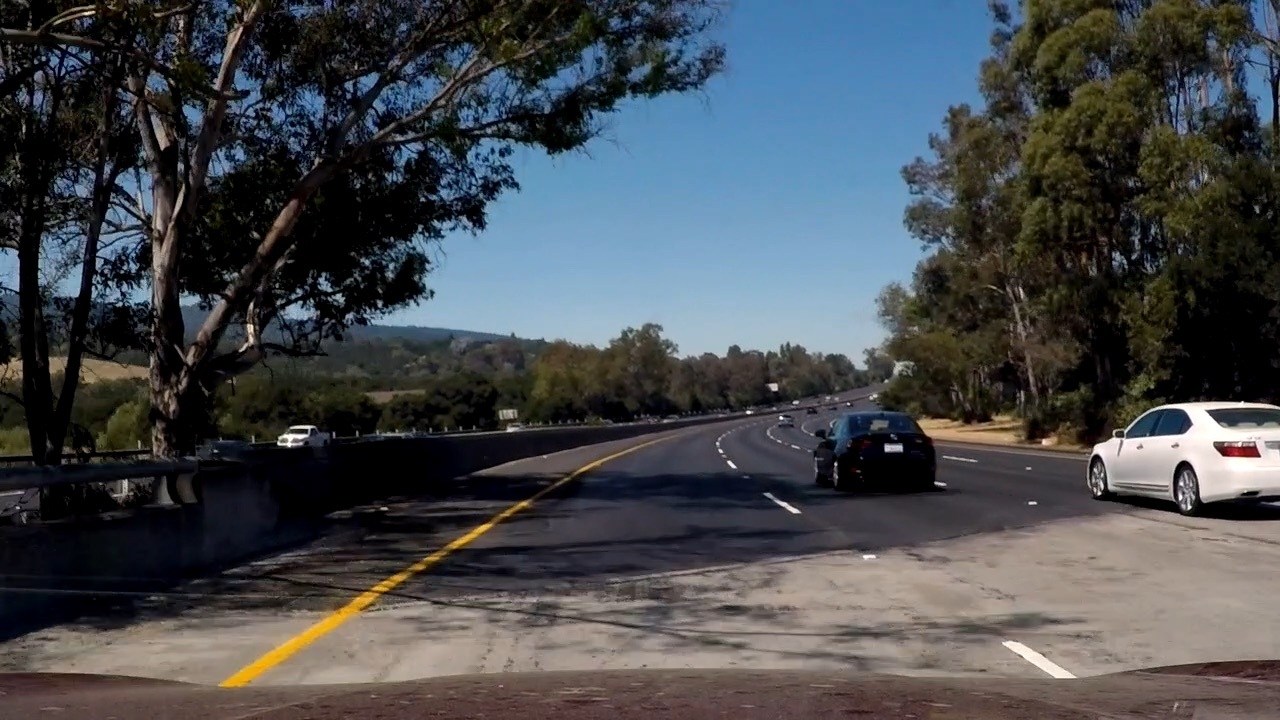
#> input picture test_images/YellowUnderShade.jpg, 1280 x 720 px; its folder holds only this picture in this run
$ python driver.py
#> lines starting #> are read from the running program, lines starting #| are printed output that depends on the picture; after the words box and inside, x2 and y2 are one past the last pixel; in counts of white or black regions, pixels touching at a corner belong together
### laneDetection.py
import matplotlib.pyplot as plt
import cv2
import numpy as np


def imageShow(images, cmap=None):
    """
    imageShow function will take the list of images and show them in three column
    using matplotlib, and we will use this function for all the test
    """
    column = 2
    row = (len(images) + 1) // column
    plt.figure(figsize=(6, 9))
    for num, image in enumerate(images):
        plt.subplot(row, column, num + 1)
        cmap = 'gray' if len(image.shape) == 2 else cmap
        plt.imshow(image, cmap)
        plt.xticks([])
        plt.yticks([])
    plt.show()


def grayscale(image):
    """
    This function is to convert the RGB image to grayscale image using OpenCV
    """
    return cv2.cvtColor(image, cv2.COLOR_RGB2GRAY)


def convertImageToHLS(image):
    """
    this function will convert the RGB Image to HLS image using OpenCV
    """
    return cv2.cvtColor(image, cv2.COLOR_RGB2HLS)


def selectWhiteAndYellow(image):
    """
    this function will select the white and yellow pixel value only, if the pixel value is
    not in the range of yellow and white threshold then it will make it 0, or black
    because usually the highway road lane color is either yellow or white and all other color are not useful
    """
    # lower and upper threshold for white pixel
    lowerWhite = np.uint8([0, 200, 0])
    upperWhite = np.uint8([255, 255, 255])
    # lower and upper threshold for yellow pixel
    lowerYellow = np.uint8([10, 0, 100])
    upperYellow = np.uint8([40, 255, 255])
    # extract the pixel which is in white threshold and all other make it black
    maskWhite = cv2.inRange(image, lowerWhite, upperWhite)
    # same here except it is yellow threshold, all other black
    maskYellow = cv2.inRange(image, lowerYellow, upperYellow)
    # here we will take both white and yellow threshold and if the pixel is either in
    # white and yellow threshold, then we choose it else make the pixel black or ignore
    orMask = cv2.bitwise_or(maskWhite, maskYellow)
    # then we apply this mask to the input image, so basically if the pixel in orMask image is white
    # then it will retain the pixel value, else make it 0 or black
    # or we can define as if both image and ormask has value,
    # then retain the pixel value else make 0 (and definition)
    final_mask = cv2.bitwise_and(image, image, mask=orMask)
    return final_mask


def gaussainBlur(image, kernelSize=15):
    """
    this function is normalizing the pixel value with surrounding pixel value,
    or in other terms, it is blurring ro smoothing the image by convolving the kernel size
    square matrix over the image and applying the Gaussian algorithm.
    """
    return cv2.GaussianBlur(image, (kernelSize, kernelSize), 0)


def cannyEdgeDetection(image, lowerThreshold=50, upperThreshold=150):
    """
    this function is using the Canny edge detection algorithm from OpenCV library to detect the edge,
    """
    return cv2.Canny(image, lowerThreshold, upperThreshold)


def ROI(image):
    """
    ROI is Region Of Interest, where we basically make unwanted information in image to 0 or black,
    for example, the upper half part of image is useless where most of them are sky
    so our region of interest is lower half part of image, so we make upper part black, and retain
    the lower part.
    """
    # first we will create a same size of image with all black pixel or black image
    mask = np.zeros_like(image)
    if len(image.shape) > 2:
        ROIMask = (255,) * image.shape[2]
    else:
        ROIMask = 255

    # here are the vertices for our ROI which will be white and it will be draw over black mask
    row, col = image.shape[:2]
    left_lower = [col * 0.1, row * 0.95]
    left_upper = [col * 0.4, row * 0.6]
    right_lower = [col * 0.9, row * 0.95]
    right_upper = [col * 0.6, row * 0.6]
    vertices = np.array([[left_lower, left_upper, right_upper, right_lower]], dtype=np.int32)

    # here it will draw the above given vertices shape on black mask that we create at beginning
    cv2.fillPoly(mask, vertices, ROIMask)

    ROI_image = cv2.bitwise_and(image, mask)
    return ROI_image


def houghLineTransformation(image):
    """
    this is opencv function which it use the polar coordinate and it is
    the Probabilistic Hough Line Transformation. it output the extremes of the detected lines (x1,y1,x2,y2)
    based on the parameter given below
    :param image:
    :return [(x1,y1,x2,y2)...]:
    """
    return cv2.HoughLinesP(image, rho=1, theta=np.pi / 180, threshold=20, minLineLength=20, maxLineGap=300)


def slope(x1, y1, x2, y2):
    """
    :param x1:
    :param y1:
    :param x2:
    :param y2:
    :return slope:
    """
    return (y2 - y1) / ((x2 - x1) * 1.0)


def yIntercept(x, y, slope):
    """
    for y-intercept, both y1 and y2 or x2 or x1 will have same y-intercept since it is same line
    so here we will take y1 and x1

    :param x coordinate:
    :param y coordinate:
    :param slope:
    :return y-intercept :
    """
    return y - (slope * x)


def bestLine(linesFromHoughLineP):
    """
    Here input is from the output of hough Line transformation

    The idea here is that hough line output many line that it think is line,
    so we need to pick the best two single line which will represent the left lane
    and right lane. Here we will use dictionary, where key is y-intercept and value is list
    of slope and y-intercept

    To do that we will loop though the output of hough line and separate them by slope value
    Slope = (y2 - y1) / (x2 - x1)
    since cordinate of the image is reverse as 0,0 is at the upper left side, so y coordinate
    is also reverse so left lane (in normal coordinate, it is slope up) but here left lane is
    negative slope and right lane is positive slope

    as we separate the slope, we will also calculate the y-intercept, and it will be stored in
    different array, later, y-intercept will decide which is the best line by taking the median.

    y = mx + c         m = slope,  x = input, c = y-intercept
    c = y - mx         y-intercept formula

    once we get the median of y-intercept for both lanes, then we find the slope and y-intercept for this line
    in dictionary using y-intercept

    :param linesFromHoughLineP:
    :return [[left Lane line slope and y-intercept], [right lane line slope and y-intercept]]:
    """
    left_lane = dict()
    right_lane = dict()
    left_intercept = []
    right_intercept = []

    for line in linesFromHoughLineP:
        x1, y1, x2, y2 = line[0][0], line[0][1], line[0][2], line[0][3]
        if x1 == x2:
            # EDGE CASE: if x1 and x2 are same, then it is point
            continue
        m = slope(x1, y1, x2, y2)
        c = yIntercept(x1, y1, m)
        if m > 0:
            # it is right lane as I have describe above
            right_lane[c] = [m, c]
            right_intercept.append(c)
        elif m < 0:
            left_lane[c] = [m, c]
            left_intercept.append(c)
        else:
            # if it 0, then ignore it because lane can't be straight line with no slope
            continue

    # now we have separated the both left lane and right lane
    medianYinterceptLeftLane = left_intercept[len(left_intercept) // 2]
    medianYinterceptRightLane = right_intercept[len(right_intercept) // 2]
    # we find the best lane coordinate in dictionary using median y-intercept as key
    bestLeftLaneLine = left_lane[medianYinterceptLeftLane]
    bestRightLaneLine = right_lane[medianYinterceptRightLane]
    bestLineForEachLane = [bestLeftLaneLine, bestRightLaneLine]
    return bestLineForEachLane


def extrapolateLine(image, lines):
    """
    Here we are extrapolating the line where hough line Transformation detect the line only
    the pixel detect by Canny edge detection, so it will be short line. In this function we are
    extending the line by using the slope and intercept we get from bestLine.

    We will calculate the x1,y1,x2,y2 from slope and intercept using y = mx + c (line equation)
    :param image:
    :param lines:
    :return [[leftLane line coordinate], [right lane line coordinate]]:
    """
    slope_left = lines[0][0]
    yIntercept_left = lines[0][1]
    slope_right = lines[1][0]
    yIntercept_right = lines[1][1]

    y1 = image.shape[0]
    y2 = int(image.shape[0] // 1.6)

    x1_left = int((y1 - yIntercept_left) / slope_left)
    x2_left = int((y2 - yIntercept_left) / slope_left)

    x1_right = int((y1 - yIntercept_right) / slope_right)
    x2_right = int((y2 - yIntercept_right) / slope_right)

    return [[x1_left, y1, x2_left, y2], [x1_right, y1, x2_right, y2]]


def pipeline(image):
    roiImages = ROI(image)
    hlsImage = convertImageToHLS(roiImages)
    whiteYellowLine = selectWhiteAndYellow(hlsImage)
    grayscaleImage = grayscale(whiteYellowLine)
    smoothImage = gaussainBlur(grayscaleImage)
    edgeDetect = cannyEdgeDetection(smoothImage)
    probabilisticLineDetect = houghLineTransformation(edgeDetect)
    bestLines = bestLine(probabilisticLineDetect)
    extrapolateLines = extrapolateLine(image, bestLines)
    # now lets draw the line from output extrapolateLines on image
    for line in extrapolateLines:
        x1, y1, x2, y2 = line[0], line[1], line[2], line[3]
        cv2.line(image, (x1, y1), (x2, y2), color=[0, 255, 0], thickness=15)
    return image

### driver.py
import laneDetection
import matplotlib.pyplot as plt
import glob
from moviepy.editor import VideoFileClip


# here we will get all the jpg image from the test image and store it in testImages array
def loadTestImage():
    testImage = [path for path in glob.glob("test_images/*.jpg")]
    testImages = [plt.imread(image_path) for image_path in testImage]
    return testImages


def showAllImage(listOfImage):
    """
    it will show all the images with two columns
    """
    laneDetection.imageShow(listOfImage)

def videoTestLaneDetection():
    counter = 0
    output = "CS156_finalProject.mp4"
    testVideo = VideoFileClip("test_videos/challenge.mp4")
    out_clip = testVideo.fl_image(laneDetection.pipeline)
    out_clip.write_videofile(output, audio=False)
    print(counter)


# here we will show the original list of test image, then lane detected image, then show the lane detection on video
def main():
    # load the test image
    testImages = loadTestImage()
#> in loadTestImage, `testImages = [plt.imread(image_path) for image_path in testImage]`: testImages = 1 item
#> testImages = 1 item
    showAllImage(testImages)
#> in imageShow, `row = (len(images) + 1) // column`: row = 1
#> the loop in imageShow, `for num, image in enumerate(images):` made 1 pass
    # now let detect the lane
    finalResultImage = [laneDetection.pipeline(image) for image in testImages]
#> in ROI, `cv2.fillPoly(mask, vertices, ROIMask)`:
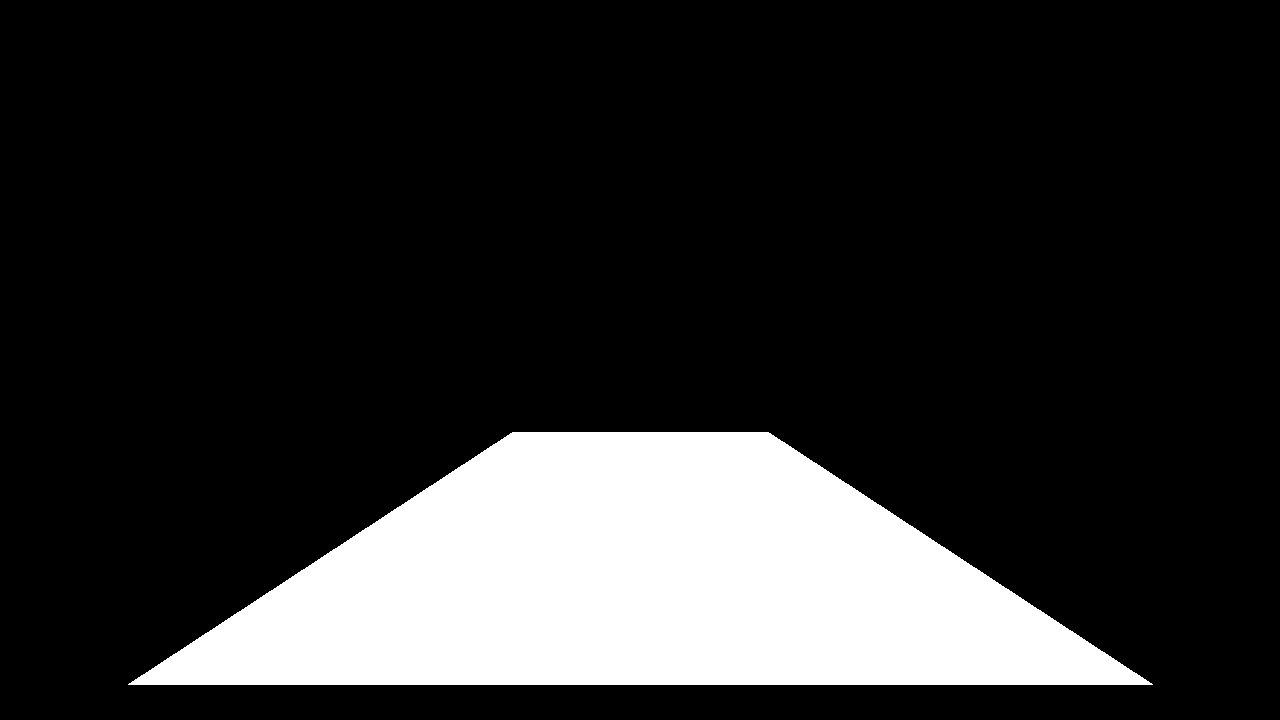
#> mask: shape (720, 1280, 3); 17.6% white; 1 white region, box (x1, y1, x2, y2) and area: (128, 432, 1153, 685) 162305
#> in ROI, `ROI_image = cv2.bitwise_and(image, mask)`:
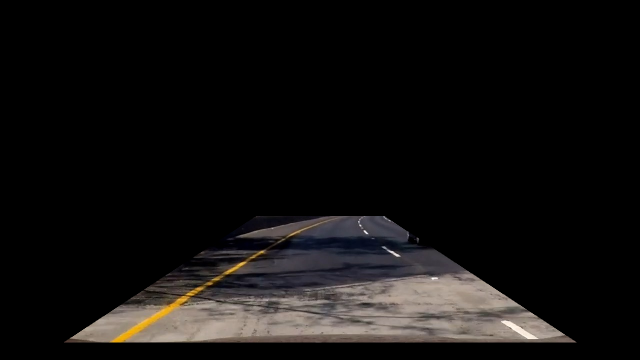
#> ROI_image: shape (720, 1280, 3) (shown at 1/2 size); mean R, G, B 18.1, 16.5, 15.7
#> in ROI, image is the input picture: shape (720, 1280, 3); mean R, G, B 70.4, 74.1, 77.8
#> in selectWhiteAndYellow, `maskYellow = cv2.inRange(image, lowerYellow, upperYellow)`:
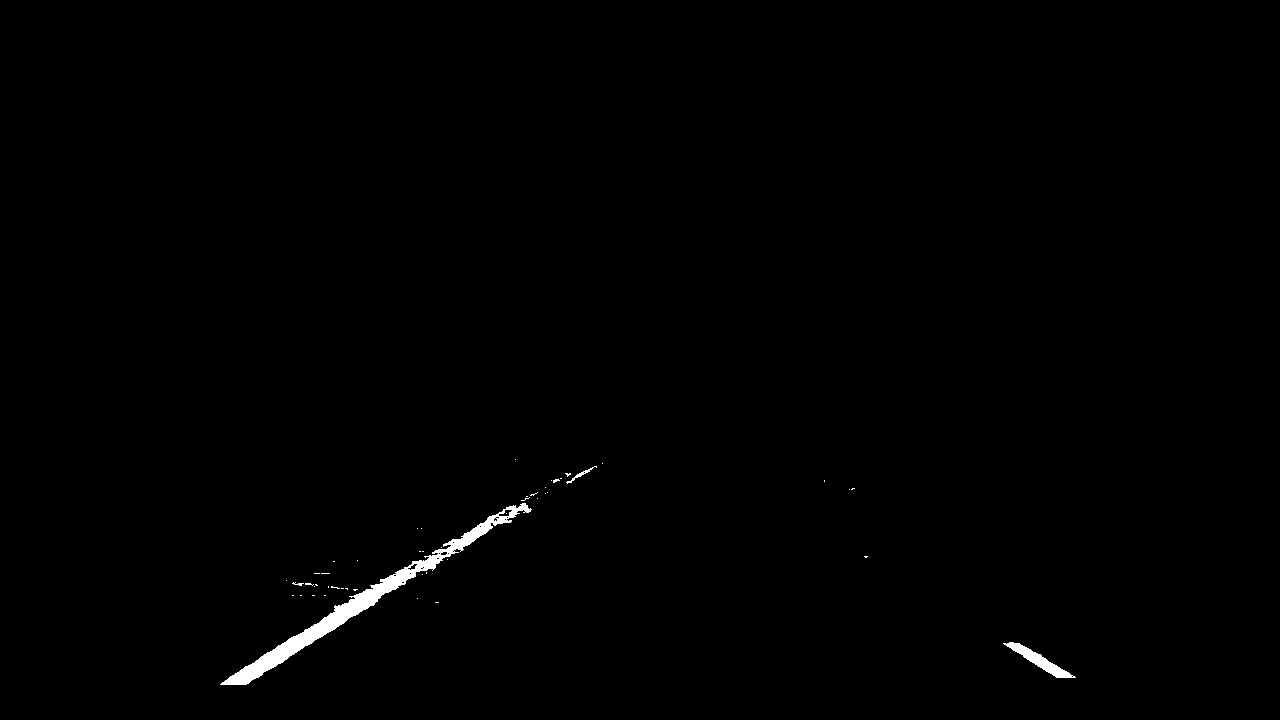
#> maskYellow: shape (720, 1280); 0.6% white; 49 white regions (45 under 20 px), largest, box (x1, y1, x2, y2) and area: (220, 503, 532, 685) 4565, (1003, 642, 1076, 678) 676, (566, 466, 597, 484) 82, (292, 582, 304, 586) 22
#> in cannyEdgeDetection, `return cv2.Canny(image, lowerThreshold, upperThreshold)`:
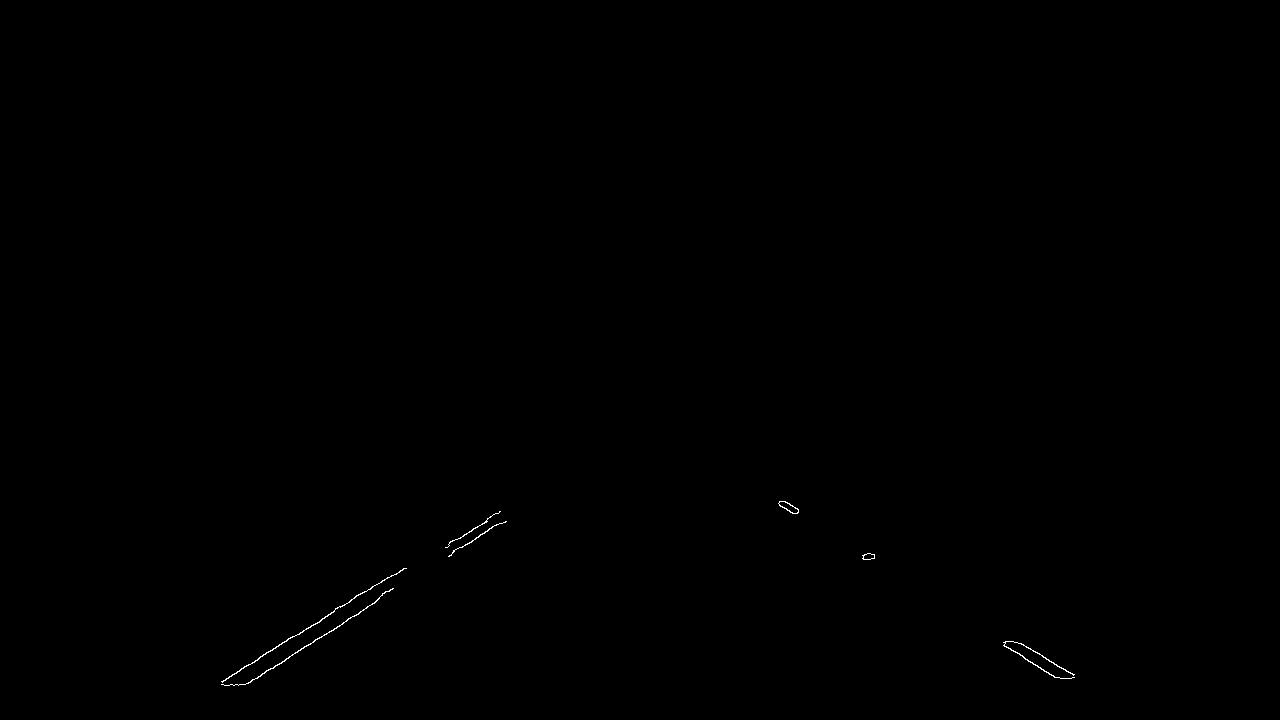
#> returned value: shape (720, 1280); 0.11% white in thin lines or dots, all inside (x1, y1, x2, y2) = (221, 501, 1075, 686)
#> in pipeline, `probabilisticLineDetect = houghLineTransformation(edgeDetect)`: probabilisticLineDetect = 13 rows, first 6: [221, 681, 403, 568], [242, 684, 500, 523], [247, 683, 505, 522], [241, 668, 382, 580], [779, 504, 1074, 674], [223, 681, 404, 568]
#> the loop in bestLine, `for line in linesFromHoughLineP:` made 13 passes
#> (x1, y1, x2, y2, m, c) on passes 1 to 8: (221, 681, 403, 568, -0.621, 818.2), (242, 684, 500, 523, -0.624, 835), (247, 683, 505, 522, -0.624, 837.1), (241, 668, 382, 580, -0.624, 818.4), (779, 504, 1074, 674, 0.576, 55.08), (223, 681, 404, 568, -0.624, 820.2), (870, 553, 1054, 677, 0.674, -33.3), (346, 621, 495, 513, -0.725, 871.8)
#> after the loop in bestLine, `for line in linesFromHoughLineP:`: left_intercept = [818.2, 835, 837.1, 818.4, 820.2, 871.8, 821.3, 828, 825.2]; left_lane = 9 items; right_intercept = [55.08, -33.3, 54.56, -30.93]; right_lane = {55.08: [0.576, 55.08], -33.3: [0.674, -33.3], 54.56: [0.578, 54.56], -30.93: [0.673, -30.93]}
#> in bestLine, `medianYinterceptLeftLane = left_intercept[len(left_intercept) // 2]`: medianYinterceptLeftLane = 820.2
#> in bestLine, `medianYinterceptRightLane = right_intercept[len(right_intercept) // 2]`: medianYinterceptRightLane = 54.56
#> in bestLine, `bestLeftLaneLine = left_lane[medianYinterceptLeftLane]`: bestLeftLaneLine = [-0.624, 820.2]
#> in bestLine, `bestRightLaneLine = right_lane[medianYinterceptRightLane]`: bestRightLaneLine = [0.578, 54.56]
#> in bestLine, `bestLineForEachLane = [bestLeftLaneLine, bestRightLaneLine]`: bestLineForEachLane = [[-0.624, 820.2], [0.578, 54.56]]
#> in extrapolateLine, `slope_left = lines[0][0]`: slope_left = -0.624
#> in extrapolateLine, `yIntercept_left = lines[0][1]`: yIntercept_left = 820.2
#> in extrapolateLine, `slope_right = lines[1][0]`: slope_right = 0.578
#> in extrapolateLine, `yIntercept_right = lines[1][1]`: yIntercept_right = 54.56
#> in extrapolateLine, `x1_left = int((y1 - yIntercept_left) / slope_left)`: x1_left = 160
#> in extrapolateLine, `x2_left = int((y2 - yIntercept_left) / slope_left)`: x2_left = 594
#> in extrapolateLine, `x1_right = int((y1 - yIntercept_right) / slope_right)`: x1_right = 1150
#> in extrapolateLine, `x2_right = int((y2 - yIntercept_right) / slope_right)`: x2_right = 682
#> in pipeline, `extrapolateLines = extrapolateLine(image, bestLines)`: extrapolateLines = [[160, 720, 594, 449], [1150, 720, 682, 449]]
#> the loop in pipeline, `for line in extrapolateLines:` made 2 passes
#> finalResultImage = 1 item
    showAllImage(finalResultImage)
#> the loop in imageShow (call 2), `for num, image in enumerate(images):` made 1 pass
    videoTestLaneDetection()
#> (the call stopped at in videoTestLaneDetection, `testVideo = VideoFileClip("test_videos/challenge.mp4")`: moviepy is not available in this run)


if __name__ == "__main__":
    main()
